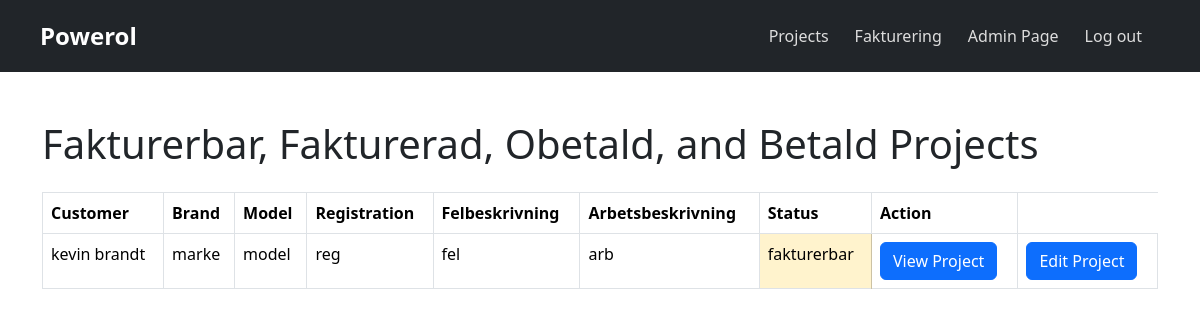
The page /fakturering.php (signed in) on the database as committed earlier.
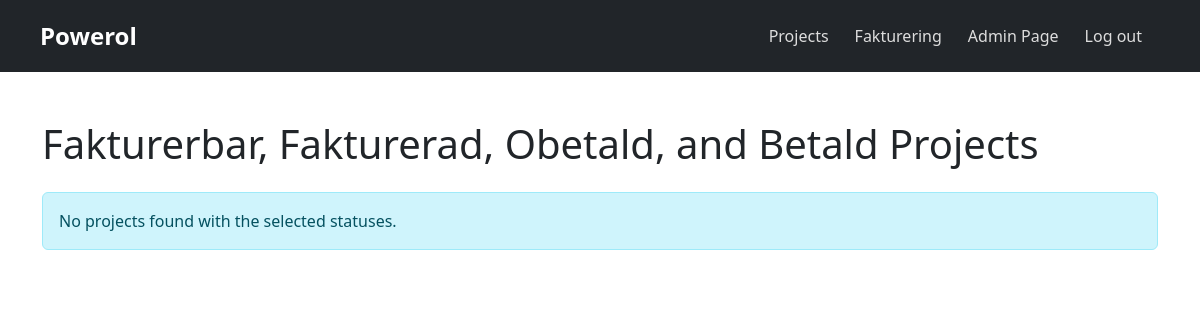
The same page on the database as committed later.
### tables this page shows
CREATE TABLE `table_projekt` (
  `id_projekt` int(11) NOT NULL,
  `pt_felbeskrivning` varchar(520) NOT NULL,
  `pt_arbetsbeskrivning` varchar(520) NOT NULL,
  `pt_status_fk` int(11) NOT NULL,
  `customer_fk` int(11) DEFAULT NULL,
  `created_by_user_fk` int(11) NOT NULL,
  `car_brand` varchar(255) NOT NULL,
  `car_model` varchar(255) NOT NULL,
  `car_reg` varchar(255) NOT NULL
);

CREATE TABLE `table_status` (
  `id_status` int(11) NOT NULL,
  `status_name` varchar(50) NOT NULL
);

### includes/class.user.php (called while the page is built, shortened)
<?php
class User {
    private $pdo;
    function __construct($pdo) {
        $this->pdo = $pdo;
    }
    public function checkUserRole($val){
        $stmt_checkUserRoleLevel = $this->pdo->prepare('SELECT * FROM table_roles WHERE r_id = :rid');
        $stmt_checkUserRoleLevel->bindParam(":rid", $_SESSION['user_role'], PDO::PARAM_INT);
        $stmt_checkUserRoleLevel->execute();
        $result = $stmt_checkUserRoleLevel->fetch();
        if($result['r_level'] >= $val){
            return true;
        }
        else{
            return false;
        }
    }
}

### fakturering.php (the view, shortened to what the changed rows need)
<?php
include_once 'includes/header.php';
echo "<div class='container mt-5'>";
echo "<h1 class='mb-4'>Fakturerbar, Fakturerad, Obetald, and Betald Projects</h1>";
try {
    $stmt = $pdo->query("
        SELECT
            p.id_projekt,
            CONCAT(c.cust_fname, ' ', c.cust_lname) AS customer_name,
            p.pt_felbeskrivning,
            p.pt_arbetsbeskrivning,
            p.car_brand,
            p.car_model,
            p.car_reg,
            s.status_name,
            p.pt_status_fk
        FROM table_projekt p
        JOIN table_customer c ON p.customer_fk = c.id_cust
        JOIN table_status s ON p.pt_status_fk = s.id_status
        WHERE p.pt_status_fk IN (3, 4, 5, 6)  -- Include new statuses (obetald, betald)
    ");
    if ($stmt->rowCount() > 0) {
        echo "<table class='table table-bordered table-hover'>
                <thead class='thead-dark'>
                    <tr>
                        <th>Customer</th>
                        <th>Brand</th>
                        <th>Model</th>
                        <th>Registration</th>
                        <th>Felbeskrivning</th>
                        <th>Arbetsbeskrivning</th>
                        <th>Status</th>
                        <th>Action</th>
                    </tr>
                </thead>
                <tbody>";
        foreach ($stmt as $row) {
            $status_color_class = '';
            switch ($row['pt_status_fk']) {
                case 3:
                    $status_color_class = 'table-warning';
                    break;
            }
            $felbeskrivning = strlen($row['pt_felbeskrivning']) > 100
                ? substr($row['pt_felbeskrivning'], 0, 100) . '...'
                : $row['pt_felbeskrivning'];
            $arbetsbeskrivning = strlen($row['pt_arbetsbeskrivning']) > 100
                ? substr($row['pt_arbetsbeskrivning'], 0, 100) . '...'
                : $row['pt_arbetsbeskrivning'];
            echo "<tr>
                    <td>" . $row['customer_name'] . "</td>
                    <td>" . $row['car_brand'] . "</td>
                    <td>" . $row['car_model'] . "</td>
                    <td>" . $row['car_reg'] . "</td>
                    <td>" . $felbeskrivning . "</td>
                    <td>" . $arbetsbeskrivning . "</td>
                    <td class='$status_color_class'>" . $row['status_name'] . "</td>
                    <td>
                        <a href='single-project.php?id=" . $row['id_projekt'] . "' class='btn btn-primary'>View Project</a>
                    </td>
                    <td>
                        <a href='edit-single-project.php?id=" . $row['id_projekt'] . "' class='btn btn-primary'>Edit Project</a>
                    </td>
                  </tr>";
        }
        echo "</tbody></table>";
    } else {
        echo "<div class='alert alert-info' role='alert'>No projects found with the selected statuses.</div>";
    }
} catch (PDOException $e) {
    echo "<div class='alert alert-danger' role='alert'>Error: " . $e->getMessage() . "</div>";
}
echo "</div>";
?>

### includes/header.php (shortened to what the changed rows need)
 <?php
require_once 'includes/class.user.php';
require_once 'includes/config.php';
$user = new User($pdo);
$menuLinks = array(
  array(
    "title" => "Projects",
    "url" => "project.php"
  )
);
$faktMenuLinks = array(
    array(
        "title" => "Fakturering",
        "url" => "fakturering.php"
      )
);
$adminMenuLinks = array(
      array(
        "title" => "Admin Page",
        "url" => "admin.php"
      )
);
?>
<!DOCTYPE html>
<html>
<head>
<link href="https://cdn.jsdelivr.net/npm/bootstrap@5.3.3/dist/css/bootstrap.min.css" rel="stylesheet">
<link rel="stylesheet" href="assets/css/style.css">
</head>
<body>
<header class="container-fluid bg-dark">
    <nav class="navbar navbar-expand-lg navbar-dark bg-dark">
        <div class="container-fluid">
            <div class="collapse navbar-collapse justify-content-end" id="navbarNav">
                <ul class="navbar-nav">
                    <?php
                    if(isset($_SESSION['user_id'])){
                        foreach($menuLinks as $menuItem){
                            $activeClass = ($_SERVER['PHP_SELF'] === '/' . $menuItem['url']) ? 'active' : '';
                            echo "<li class='nav-item'>
                                <a class='nav-link $activeClass' href='{$menuItem['url']}'>{$menuItem['title']}</a>
                            </li>";
                        }
                    }
                    if(isset($_SESSION['user_id'])){
                        if($user->checkUserRole(50)){
                            foreach($faktMenuLinks as $menuItem){
                                echo "<li class='nav-item'>
                                    <a class='nav-link' href='{$menuItem['url']}'>{$menuItem['title']}</a>
                                </li>";
                            }
                        }
                    }
                    if(isset($_SESSION['user_id'])){
                        if($user->checkUserRole(300)){
                            foreach($adminMenuLinks as $menuItem){
                                echo "<li class='nav-item'>
                                    <a class='nav-link' href='{$menuItem['url']}'>{$menuItem['title']}</a>
                                </li>";
                            }
                        }
                    }
                    ?>
                </ul>
            </div>
        </div>
    </nav>
</header>
</body>
</html>

Rows that differ between the two databases and show on the page:
removed table_projekt: customer_name "kevin brandt", car_brand "marke", car_model "model", car_reg "reg", pt_felbeskrivning "fel", pt_arbetsbeskrivning "arb", pt_status_fk.status_name "fakturerbar"
Other text that changed with them:
text no longer shown: "Customer Brand Model Registration Felbeskrivning Arbetsbeskrivning Status Action"
text now shown: "No projects found with the selected statuses."
